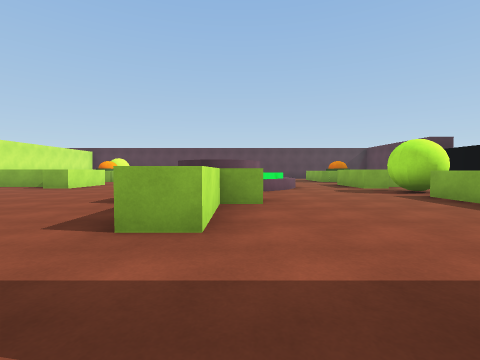
View 1 (above)

19 first-person views from a walk through a Unity game level. The camera is 1.5 m above the floor, tilts 2° down and sees 85° across. The floor is counted in squares, 2.46 m on a side. Each view is taken from the middle of a square. On the plan, view 1 faces up. The plan holds only what a view shows up to about 9 squares ahead; the rest is blank. The place goes on beyond the plan. The player is left out. Surface patterns are stand-ins for the level's own textures.

View 2
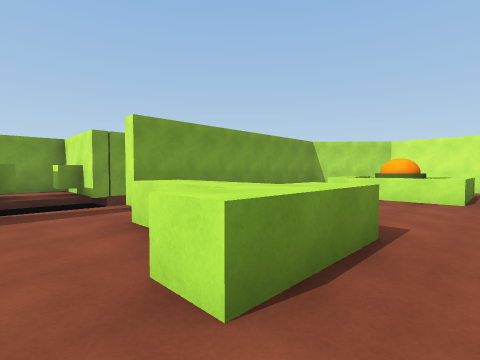

View 3
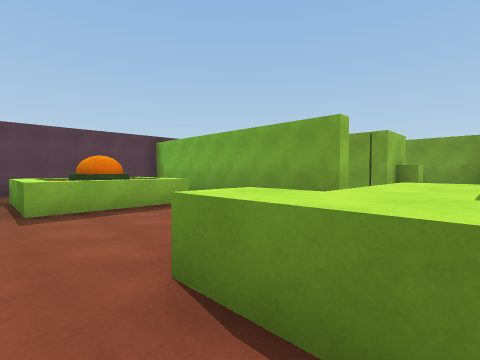

View 4
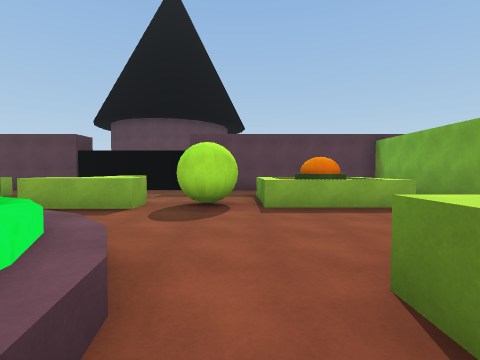

View 5
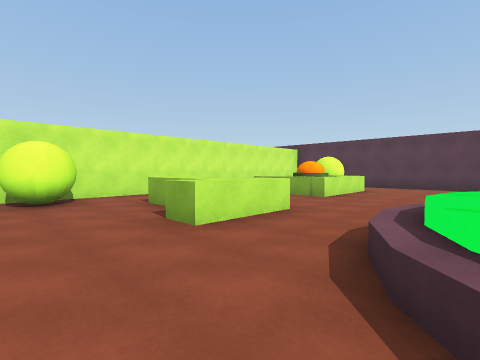

View 6
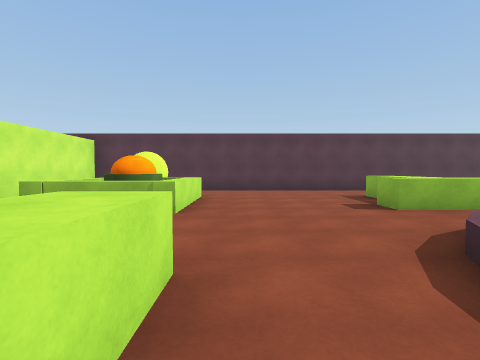

View 7
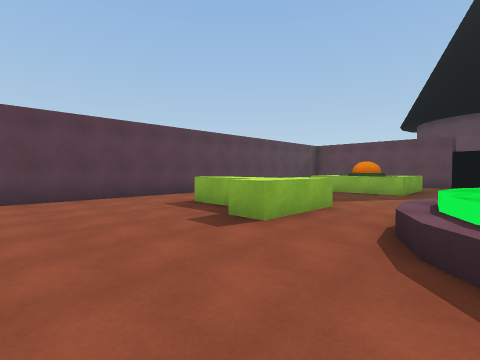

View 8
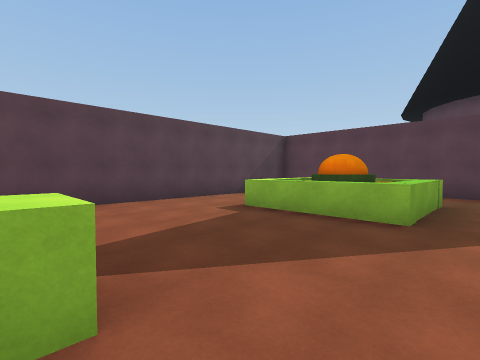

View 9
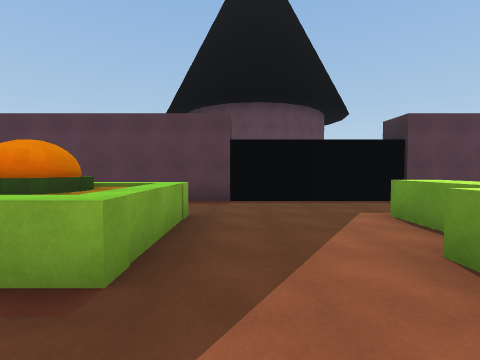

View 10
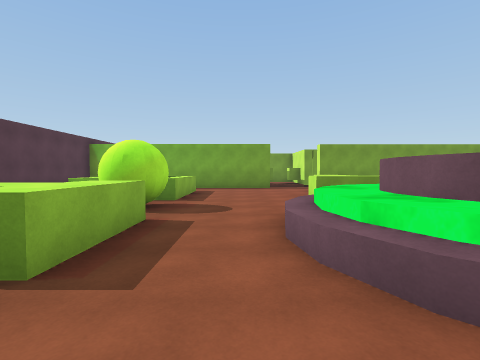

View 11
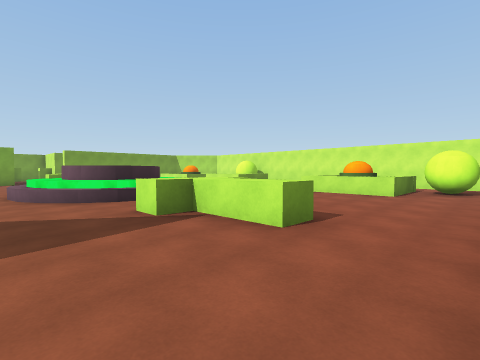

View 12
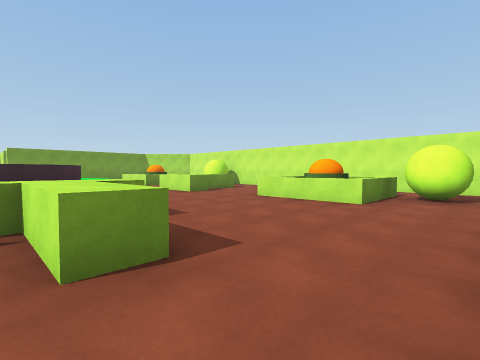

View 13
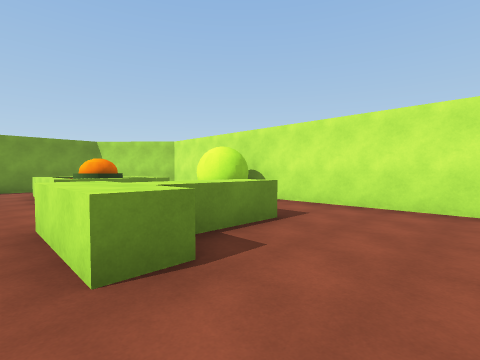

View 14
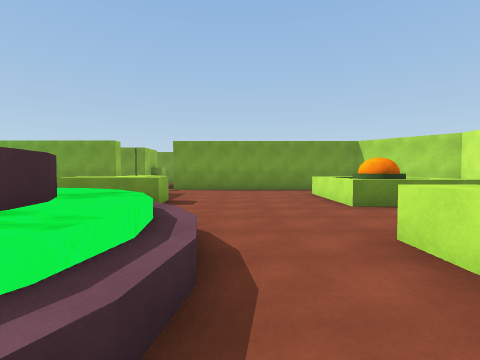

View 15
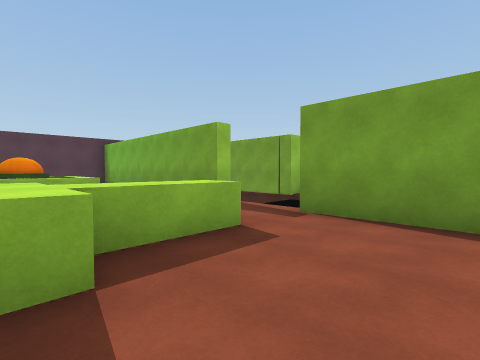

View 16
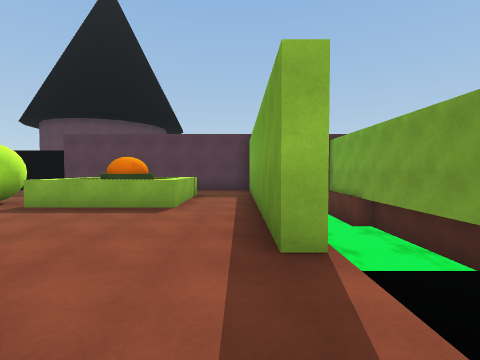

View 17
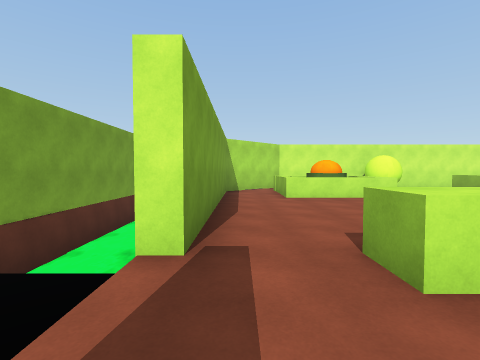

View 18
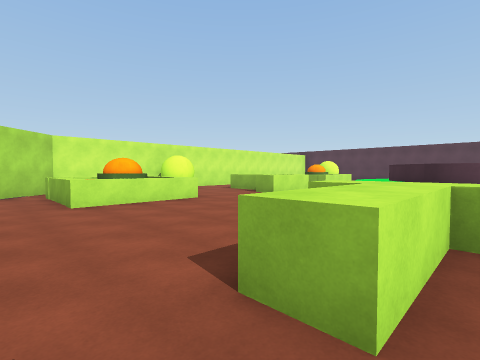

View 19
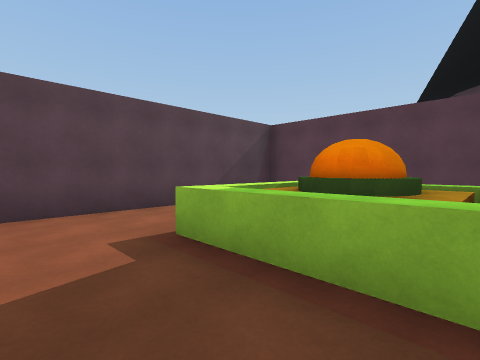

### Floor plan
Key: @ floor where view 1 was taken; # wall or solid block; x gap in a wall; . main floor; - floor 0.25 m lower than the main floor; _ floor 0.5 m lower than the main floor; / step, stairs or slope; ≈ water the walk keeps out of; ^ raised ledge; C cube; O other object.
Columns run from 9 left of view 1 to 8 right of it. Each row starts with its distance up from view 1.
 16 #################
 15 #..............  #
 14 #.##..........   #
 13 #.^^^...^....^^  #
 12 # ^O^...^....O#  #
 11 # ^^^...^^...^^..#
 10 #................#
  9 #......^##^......#
  8 #..^^..###^..^^..#
  7 #...^..^##^..^...#
  6 ##.....^^^...#.  #
  5 #............x...#
  4 # ^O^...^^...OO  #
  3 # ^O^...^....OO  #
  2 ##^^^...^....^^..#
  1  ##..............#
  0   #######@≈#######
 -1     ≈≈≈≈≈_≈≈≈≈≈≈
 -2    ######/### ###
 -3         C-C
 -4         #-#
 -5          ##

Positions as (right, up) in squares from view 1, and headings:
1: (0, 0), facing up
2: (1, 5), facing down-left
3: (-1, 5), facing down-right
4: (-1, 5), facing right
5: (-2, 5), facing up-left
6: (-4, 7), facing up
7: (-4, 9), facing up-right
8: (0, 10), facing up-right
9: (2, 10), facing right
10: (2, 10), facing down
11: (2, 15), facing down-left
12: (0, 15), facing down-left
13: (-4, 10), facing down-left
14: (-3, 9), facing down
15: (-3, 4), facing down-right
16: (-1, 1), facing right
17: (1, 1), facing left
18: (0, 1), facing up-left
19: (2, 11), facing up-right
